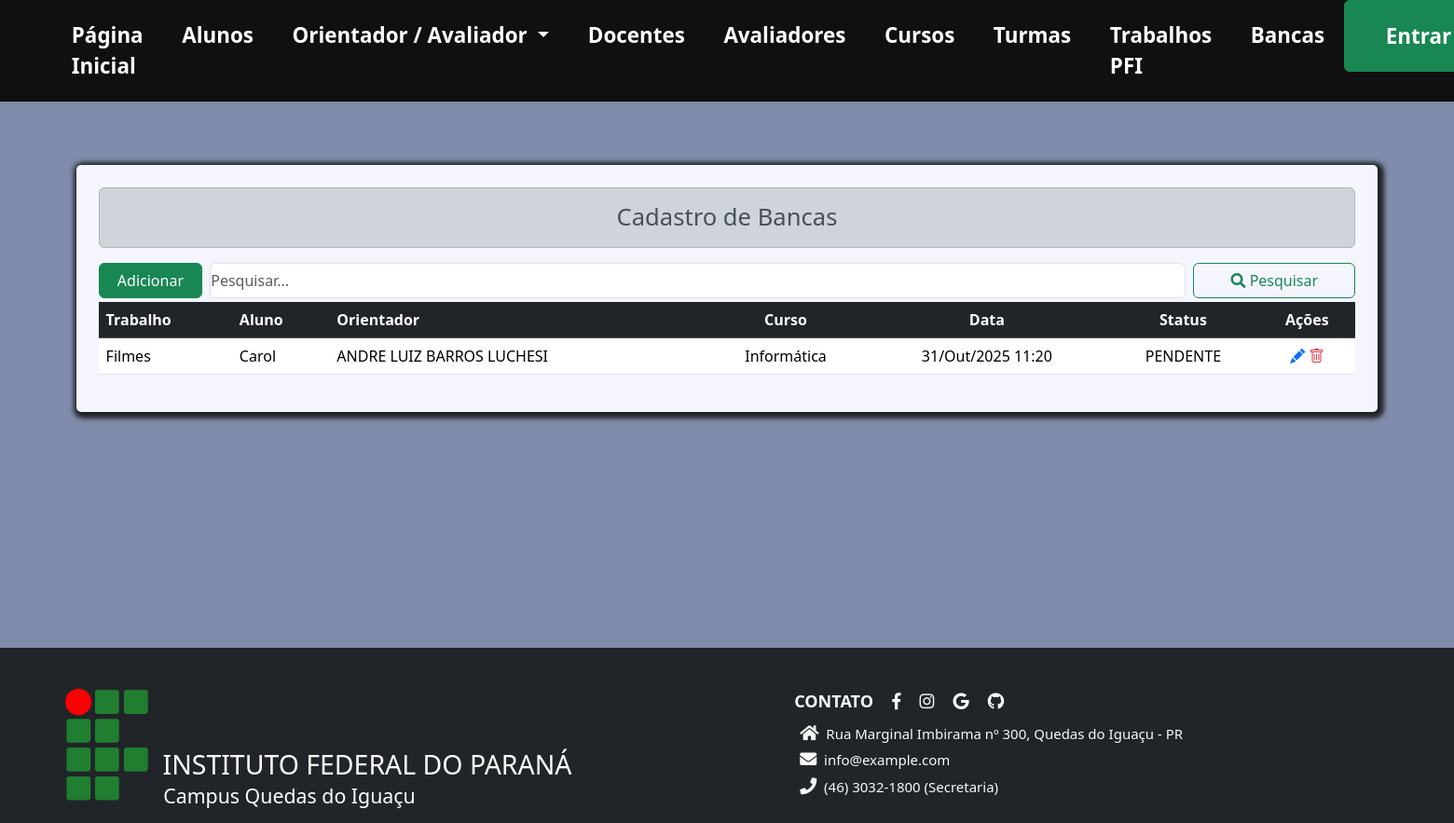
Screenshot of /bancas/listar/ with the database file from the repository.
### pfi/models.py (models this page shows, shortened)
class Banca(models.Model):
    trabalho = models.ForeignKey(Trabalho_Final, on_delete=models.RESTRICT, blank=False, null=False)
    membro_banca1 = models.ForeignKey(Avaliador, related_name='membro_banca1', on_delete=models.RESTRICT, blank=False, null=False)
    membro_banca2 = models.ForeignKey(Avaliador, related_name='membro_banca2', on_delete=models.RESTRICT, blank=False, null=False)
    data_apresentacao = models.DateTimeField(null=False, blank=False)
    conceito_final = models.CharField(max_length=1, null=True, blank=True)
    status = models.CharField(max_length=50, null=True, blank=True, default='PENDENTE')
    observacao = models.TextField(null=True, blank=True)

class Trabalho_Final(models.Model):
    class Meta:
        verbose_name = 'Projeto Final Interdisciplinar (PFI)'
        verbose_name_plural = 'Projetos Finais Interdisciplinares'
    titulo = models.CharField(max_length=250, null=False, blank=False)
    resumo = models.TextField()
    tipo = models.CharField(max_length=150, null=True, blank=True)
    ano = models.IntegerField(
        validators=[MinValueValidator(2010), MaxValueValidator(datetime.date.today().year)])  # ano atual
    autor = models.ForeignKey(Aluno, on_delete=models.RESTRICT, blank=False, null=False)
    orientador = models.ForeignKey(Docente, on_delete=models.RESTRICT, blank=False, null=False)
    coorientador = models.ForeignKey(Avaliador, related_name='Coorientador', on_delete=models.RESTRICT, blank=True, null=True)
    url = models.URLField(max_length=250, null=False, blank=False, verbose_name='URL')

class Aluno(models.Model):
    ativo = models.BooleanField(default=True)
    nome = models.CharField(max_length=150, null=False, blank=False)
    email = models.EmailField(max_length=50, null=True, blank=True)
    ano_ingresso = models.IntegerField(
        validators=[MinValueValidator(2010), MaxValueValidator(datetime.date.today().year)])  # ano atual
    turma = models.ForeignKey(Turma, on_delete=models.RESTRICT, blank=False, null=False)

class Avaliador(User):
    nome = models.CharField(max_length=150, null=False, blank=False)
    telefone = models.CharField(verbose_name='Telefone', max_length=15, null=True, blank=True, help_text= 'Informe um telefone ou celular para contato')
    servidor_ifpr = models.BooleanField(verbose_name='Servidor do IFPR', default=True, help_text= 'Marque essa opção caso seja Servidor do IFPR')

class Turma(models.Model):
    nome = models.CharField(max_length=150, null=False, blank=False)
    ano = models.IntegerField(
        validators=[MinValueValidator(2010), MaxValueValidator(datetime.date.today().year)])  # ano atual
    curso = models.ForeignKey(Curso, on_delete=models.RESTRICT, blank=False, null=False)
    ativo = models.BooleanField(default=True)

class Curso(models.Model):
    nome = models.CharField(max_length=150, null=False, blank=False)
    nome_curso_abreviado = models.CharField(max_length=50, null=True, blank=True)
    descricao = models.TextField(max_length=500, null=True, blank=True)
    nivel = models.CharField(max_length=50, null=True, blank=True)
    modalidade = models.CharField(max_length=50, null=True, blank=True)
    turno = models.CharField(max_length=50, null=False, blank=False)
    duracao = models.PositiveSmallIntegerField(validators=[MinValueValidator(1), MaxValueValidator(6)])
    carga_horaria = models.IntegerField(validators=[MinValueValidator(100), MaxValueValidator(5000)])
    ativo = models.BooleanField(default=True)

### pfi/views.py (the view)
# urls.py: path('bancas/listar/', views.ListBancas.as_view(), name='bancas'),
class ListBancas(ListView):
    template_name = 'banca_list.html'
    model = Banca
    context_object_name = 'bancas'
    extra_context = {'form_titulo': 'Cadastro de Bancas'}
    def get_queryset(self):
        filter_val = self.request.GET.get('pesquisar', '')
        return Banca.objects.filter(Q(trabalho__titulo__contains=filter_val) | Q(trabalho__autor__nome__contains=filter_val) | Q(
            trabalho__orientador__nome__contains=filter_val))

### pfi/templates/banca_list.html
{% extends 'page.html' %}
{% block conteudo %}
<div class="content container ">
    <h2 class="text-center alert alert-dark">
        {{form_titulo}}
    </h2>
    <div class="row">
        <div class="d-flex " style="width: 100% !important; ">
            <a class="btn btn-success me-2 " style="width: 120px!important; " href="{% url 'new_banca'%}">Adicionar</a>
            <form class="d-flex p-0 m-0 w-100"   role="search">
                <input class="form-control me-2 p-0 m-0"   type="search" placeholder="Pesquisar..." name="pesquisar" aria-label="Search"/>
                <button class="btn btn-outline-success  " style="width: 200px !important; " type="submit"><i class="fa fa-search"></i> Pesquisar </button>
            </form>
        </div>
        <div class="col-md-12 mt-1">
            <table class="table table-hover">
                <thead class='table-dark'>
                    <tr>
                        <th class="">Trabalho</th>
                        <th>Aluno</th>
                        <th>Orientador</th>
                        <th class="text-center">Curso</th>
                        <th class="text-center">Data</th>
                        <th class="text-center">Status</th>
                        <th class="text-center" >Ações</th>
                    </tr>
                </thead>
                <tbody class='bg-light'>
                    {% for banca in bancas %}
                    <tr>
                        <td>{{banca.trabalho.titulo}}</td>
                        <td>{{banca.trabalho.autor.nome}}</td>
                        <td>{{banca.trabalho.orientador.nome}}</td>
                        <td class="text-center">{{banca.trabalho.autor.turma.curso.nome_curso_abreviado}}</td>
                        <td class="text-center">{{banca.data_apresentacao | date:"d/M/Y H:i" }}</td>
                        <td class="text-center">{{banca.status}}</td>
                        <td class="text-center">
                            <a class="text-primary"  href="{% url 'update_banca' banca.pk%}">
                                <i class="bi bi-pencil-fill"></i>
                            </a>
                            <a class="text-danger" href="{% url 'delete_banca' banca.pk%}">
                                <i class="bi bi-trash"></i>
                            </a>
                        </td>
                    </tr>
                    {%empty%}
                    <p>Nenhum banca cadastrada!</p>
                    {% endfor %}
                </tbody>
            </table>
        </div>
    </div>
</div>
{% endblock conteudo %}

### pfi/static/estilo.css (style rules this page uses)
*, *:after, *:before { margin: 0; padding: 0; box-sizing: border-box; text-decoration: none; }
:root { --spacing: 1.5rem; --clr-white: rgb(245, 245, 255); }
body { background: #808cab; }
h2 { font-size: 1.6rem; }
.content { max-width: 90%; margin: calc(var(--spacing) * 2) auto; padding: var(--spacing); background: var(--clr-white); box-shadow: 2px 2px 5px 5px; border-radius: 5px; }
.table a { text-decoration: none; }
input { margin: 6px; }

### rows the page displays
Banca: trabalho.titulo "Filmes", trabalho.autor.nome "Carol", trabalho.orientador.nome "ANDRE LUIZ BARROS LUCHESI", trabalho.autor.turma.curso.nome_curso_abreviado "Informática", data_apresentacao "31/Out/2025 11:20", status "PENDENTE"
